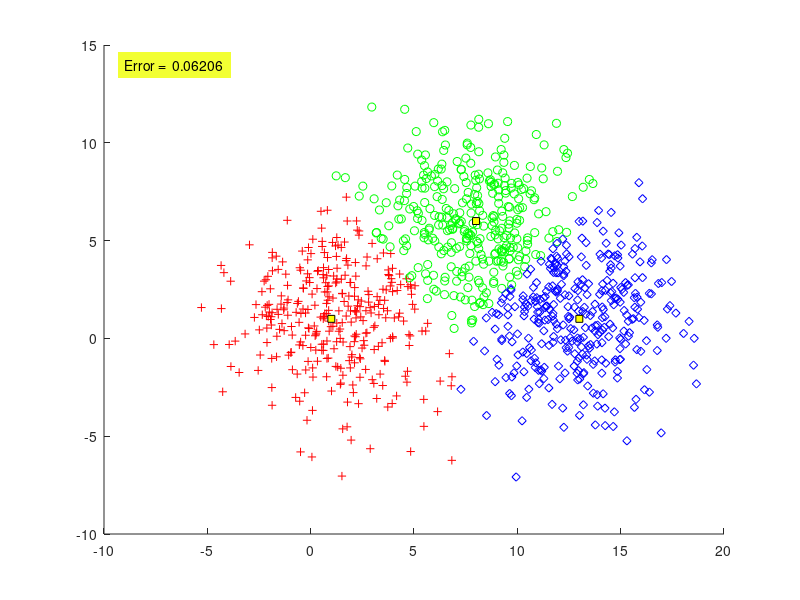

The MATLAB script that drew this image:
function output=Ch2_4_Eucidean()
N=1000;

m=[1 8 13;1 6 1];
S(:,:,1)=6*eye(2);
S(:,:,2)=6*eye(2);
S(:,:,3)=6*eye(2);
P=[1/3 1/3 1/3 ];


%% (A)
X=[];
y=[];
[l,c]=size(m);
for j=1:c
% Generating the [p(j)*N)] vectors from each distribution
temp=mvnrnd(m(:,j),S(:,:,j),fix(P(j)*N));
% The total number of points may be slightly less than N
% due to the fix ooutputrator
X=[X ;temp];
y=[y ones(1,fix(P(j)*N))*j];
end

%% B
% l=dimensionality, c=no. of classes
[l,N]=size(X'); % N=no. of vectors
for i=1:N
for j=1:c
 t(i,j)=sqrt((X(i,:)'-m(:,j))'*(X(i,:)'-m(:,j)));
  
end
% Determining the maximum quantity Pi*p(x|wi)
 [num,z(i)]=min(t(i,:));

end
plot_data(X,z,m);
%% C
output=compute_error(y,z);
xx=axis;

text(xx(1)+1,xx(4)-1,...
['Error =  ' num2str(output,4)],...
'HorizontalAlignment','left',... 
 'BackgroundColor',[.95 1 0.2],...
 'Margin',5);
end
%%
function clas_error=compute_error(y,y_est)
[q,N]=size(y); % N= no. of vectors
c=max(y); % Determining the number of classes
clas_error=0; % Counting the misclassified vectors
for i=1:N
if(y(i) ~= y_est(i))
clas_error=clas_error+1;
end
end
% Computing the classification error
clas_error =clas_error/N;
end
%% 
function plot_data(X,y,m)
[l,N]=size(X'); % N=no. of data vectors, l=dimensionality
[l,c]=size(m); % c=no. of classes
if(l ~=2)
fprintf('NO PLOT CAN BE GENERATED\n')
return
end
pale=['r+'; 'go'; 'bd'];
figure(2)
% Plot of the data vectors
hold on

for k=1:N
plot(X(k,1),X(k,2),pale(y(k),:))
end
% Plot of the class means
for j=1:c
plot(m(1,j),m(2,j),'--ks',...
                'MarkerFaceColor','y',...
                'MarkerSize',5)
end
end
